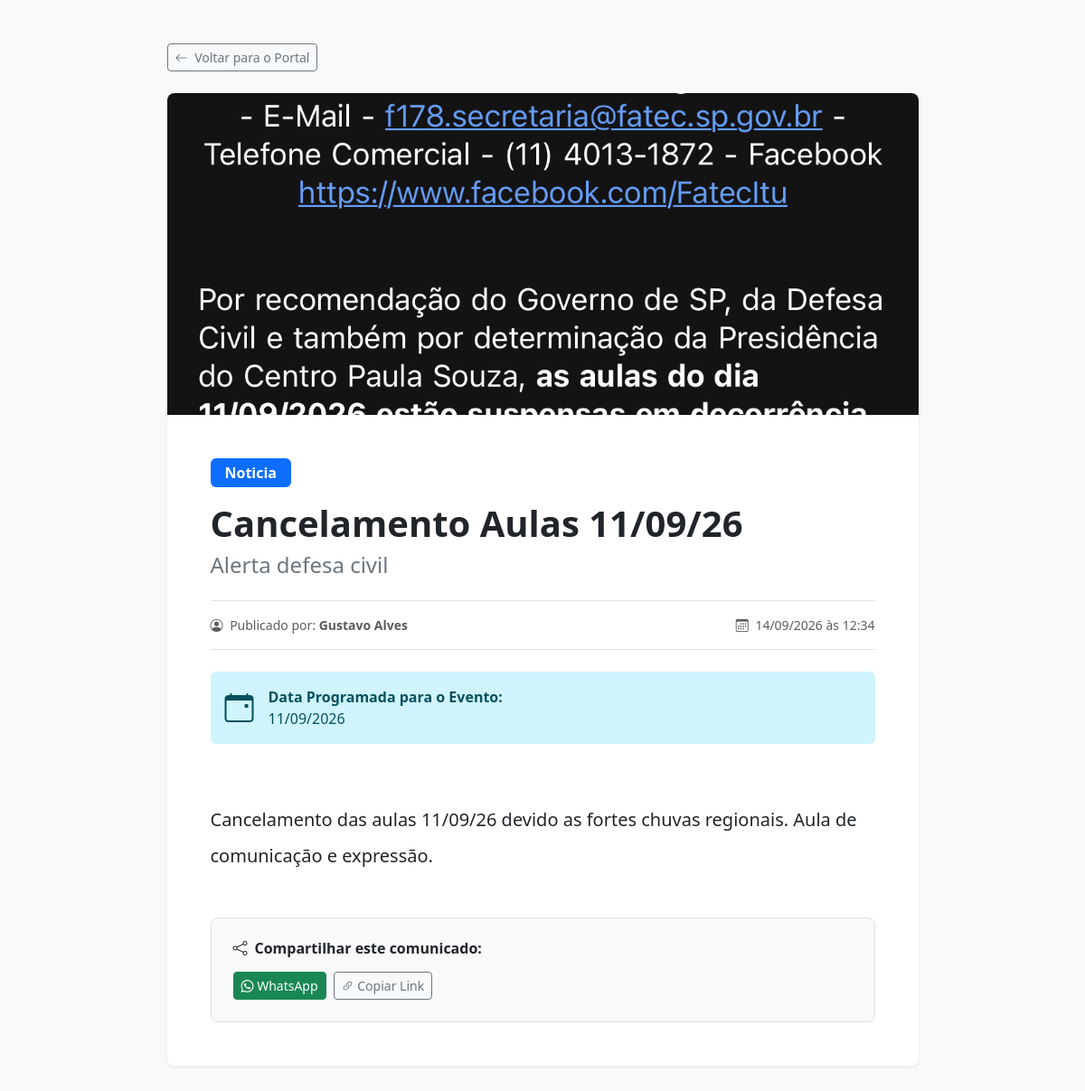
Page /noticia_detalhe.php?id=8 on the committed database.
### tables this page shows
CREATE TABLE `noticias_eventos` (
  `id` int(11) NOT NULL,
  `titulo` varchar(200) NOT NULL,
  `subtitulo` varchar(255) DEFAULT NULL,
  `conteudo` text NOT NULL,
  `tipo` enum('Noticia','Evento','Aviso Institucional','Palestra','Estágio/Vaga') NOT NULL DEFAULT 'Noticia',
  `data_evento` date DEFAULT NULL,
  `imagem_capa` varchar(255) DEFAULT NULL,
  `fixado` tinyint(1) DEFAULT 0,
  `status` enum('rascunho','publicado') DEFAULT 'publicado',
  `usuario_id` int(11) NOT NULL,
  `created_at` timestamp NOT NULL DEFAULT current_timestamp(),
  `updated_at` timestamp NOT NULL DEFAULT current_timestamp() ON UPDATE current_timestamp()
);

CREATE TABLE `usuarios` (
  `id` int(11) NOT NULL,
  `nome` varchar(100) NOT NULL,
  `email` varchar(100) NOT NULL,
  `senha` varchar(255) NOT NULL,
  `perfil` enum('admin','aluno') DEFAULT 'aluno',
  `created_at` timestamp NOT NULL DEFAULT current_timestamp()
);

### noticia_detalhe.php (the view, shortened to what this page needs)
<?php
require_once __DIR__ . '/includes/config.php';
$id = filter_input(INPUT_GET, 'id', FILTER_VALIDATE_INT);
function converterLinksEmBotoes($texto) {
    $pattern = '/https?:\/\/[^\s<]+/';
    return preg_replace_callback($pattern, function($matches) {
        $url = htmlspecialchars($matches[0]);
        return '<br><a href="' . $url . '" target="_blank" rel="noopener noreferrer" class="btn btn-primary mt-2"><i class="bi bi-box-arrow-up-right"></i> Abrir Link / Documento Relacionado</a>';
    }, nl2br(htmlspecialchars($texto)));
}
function getBadgeColor($tipo) {
    return match (strtolower($tipo)) {
        'aviso institucional', 'aviso' => 'bg-danger',
        'estágio/vaga', 'vaga' => 'bg-success',
        'evento' => 'bg-warning text-dark',
        default => 'bg-primary',
    };
}
try {
    $sql = "
        SELECT n.*, u.nome AS autor
        FROM noticias_eventos n
        LEFT JOIN usuarios u ON n.usuario_id = u.id
        WHERE n.id = :id
    ";
    $stmt = $pdo->prepare($sql);
    $stmt->bindValue(':id', $id, PDO::PARAM_INT);
    $stmt->execute();
    $noticia = $stmt->fetch(PDO::FETCH_ASSOC);
} catch (PDOException $e) {
    die("Erro ao buscar a notícia.");
}
$pageUrl = (isset($_SERVER['HTTPS']) && $_SERVER['HTTPS'] === 'on' ? "https" : "http") . "://$_SERVER[HTTP_HOST]$_SERVER[REQUEST_URI]";
?>
<!DOCTYPE html>
<html lang="pt-BR">
<head>
    <link href="https://cdn.jsdelivr.net/npm/bootstrap@5.3.0/dist/css/bootstrap.min.css" rel="stylesheet">
    <link rel="stylesheet" href="https://cdn.jsdelivr.net/npm/bootstrap-icons@1.11.0/font/bootstrap-icons.css">
</head>
<body class="bg-body-tertiary">
<div class="container my-5">
    <div class="row justify-content-center">
        <div class="col-lg-9">
            <a href="noticias.php" class="btn btn-outline-secondary btn-sm mb-4">
                <i class="bi bi-arrow-left me-1"></i> Voltar para o Portal
            </a>
            <article class="card border-0 shadow-sm rounded-3 overflow-hidden">
                <?php if (!empty($noticia['imagem_capa']) && file_exists('uploads/' . $noticia['imagem_capa'])): ?>
                    <div class="ratio ratio-21x9">
                        <img src="uploads/<?= htmlspecialchars($noticia['imagem_capa']) ?>" class="object-fit-cover" alt="Capa">
                    </div>
                <?php endif; ?>
                <div class="card-body p-4 p-md-5">
                    <div class="d-flex align-items-center gap-2 mb-3">
                        <span class="badge <?= getBadgeColor($noticia['tipo']) ?> px-3 py-2 fs-6"><?= htmlspecialchars($noticia['tipo']) ?></span>
                    </div>
                    <h1 class="fw-bold text-dark mb-2"><?= htmlspecialchars($noticia['titulo']) ?></h1>
                    <?php if (!empty($noticia['subtitulo'])): ?>
                        <h4 class="text-secondary fw-normal mb-4"><?= htmlspecialchars($noticia['subtitulo']) ?></h4>
                    <?php endif; ?>
                    <div class="d-flex flex-wrap justify-content-between align-items-center border-top border-bottom py-3 mb-4 text-muted small">
                        <div>
                            <i class="bi bi-person-circle me-1"></i> Publicado por: <strong><?= htmlspecialchars($noticia['autor'] ?? 'Administração') ?></strong>
                        </div>
                        <div>
                            <i class="bi bi-calendar3 me-1"></i> <?= date('d/m/Y \à\s H:i', strtotime($noticia['created_at'])) ?>
                        </div>
                    </div>
                    <?php if (!empty($noticia['data_evento'])): ?>
                        <div class="alert alert-info border-0 d-flex align-items-center gap-3 p-3 mb-4">
                            <i class="bi bi-calendar-event fs-2"></i>
                            <div>
                                <strong class="d-block">Data Programada para o Evento:</strong>
                                <span><?= date('d/m/Y', strtotime($noticia['data_evento'])) ?></span>
                            </div>
                        </div>
                    <?php endif; ?>
                    <div class="fs-5 lh-lg text-dark mb-5" style="white-space: pre-line;">
                        <?= converterLinksEmBotoes($noticia['conteudo']) ?>
                    </div>
                    <div class="bg-light p-4 rounded-3 border">
                        <h6 class="fw-bold mb-3"><i class="bi bi-share me-2"></i>Compartilhar este comunicado:</h6>
                        <div class="d-flex flex-wrap gap-2">
                            <a href="https://api.whatsapp.com/send?text=<?= urlencode($noticia['titulo'] . " - " . $pageUrl) ?>" target="_blank" class="btn btn-success btn-sm">
                                <i class="bi bi-whatsapp"></i> WhatsApp
                            </a>
                            <button onclick="copiarLink()" class="btn btn-outline-secondary btn-sm" id="btnCopiar">
                                <i class="bi bi-link-45deg"></i> Copiar Link
                            </button>
                        </div>
                    </div>
                </div>
            </article>
        </div>
    </div>
</div>
</body>
</html>

### rows in the picture
noticias_eventos: imagem_capa (picture), tipo "Noticia", titulo "Cancelamento Aulas 11/09/26", subtitulo "Alerta defesa civil", usuario.nome "Gustavo Alves", created_at "14/09/2026 às 12:34", data_evento "11/09/2026", conteudo "Cancelamento das aulas 11/09/26 devido as fortes chuvas regionais. Aula de comunicação e expressão."
